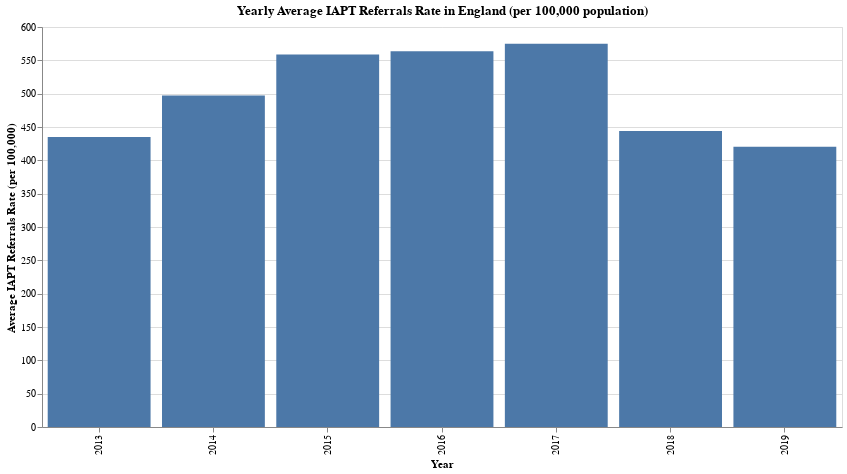

Notebook source saved alongside this figure:
### Code cell
# Filter to include only quarterly data
england_quarterly = england_data[england_data["Time period"].str.contains("Q", na=False)].copy()

# Extract the starting year from the "Time period" column (e.g., "2013/14 Q1" → "2013")
england_quarterly["Year"] = england_quarterly["Time period"].str.extract(r'(\d{4})')

# Group by Year and calculate the average referral rate
england_yearly_avg = england_quarterly.groupby("Year", as_index=False)["Value"].mean()

# Create a bar chart
yearly_chart = alt.Chart(england_yearly_avg).mark_bar().encode(
    x=alt.X("Year:N", title="Year"),  # Treat year as a nominal (categorical) variable
    y=alt.Y("Value:Q", title="Average IAPT Referrals Rate (per 100,000)"),
    tooltip=[
        alt.Tooltip("Year:N", title="Year"),
        alt.Tooltip("Value:Q", title="Referral Rate")
    ]
).properties(
    width=800,
    height=400,
    title="Yearly Average IAPT Referrals Rate in England (per 100,000 population)"
)

yearly_chart

### Figure 1 — Vega-Lite specification as saved in the notebook (floating-point values rounded to 4 significant figures)
{"config": {"view": {"continuousWidth": 300, "continuousHeight": 300}}, "data": {"name": "data-32945e3e7d052144ea6a1255263178e4"}, "mark": {"type": "bar"}, "encoding": {"tooltip": [{"field": "Year", "title": "Year", "type": "nominal"}, {"field": "Value", "title": "Referral Rate", "type": "quantitative"}], "x": {"field": "Year", "title": "Year", "type": "nominal"}, "y": {"field": "Value", "title": "Average IAPT Referrals Rate (per 100,000)", "type": "quantitative"}}, "height": 400, "title": "Yearly Average IAPT Referrals Rate in England (per 100,000 population)", "width": 800, "$schema": "https://vega.github.io/schema/vega-lite/v5.20.1.json", "datasets": {"data-32945e3e7d052144ea6a1255263178e4": [{"Year": "2013", "Value": 435.0}, {"Year": "2014", "Value": 497.1}, {"Year": "2015", "Value": 558.9}, {"Year": "2016", "Value": 563.7}, {"Year": "2017", "Value": 574.7}, {"Year": "2018", "Value": 444.2}, {"Year": "2019", "Value": 420.3}]}}
